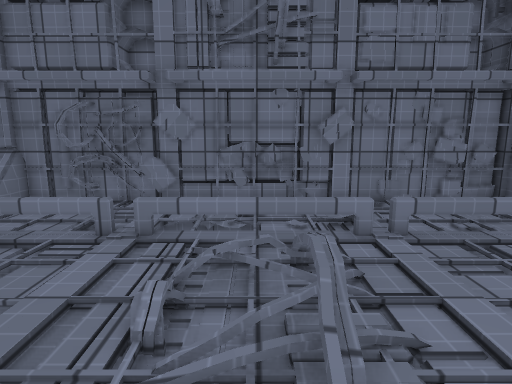
[1] (above)

12 first-person views from a walk through a scene from a Unity 3-D project. The camera is 1.3 m above the floor, tilts 10° down and sees 75° across. The floor is counted in squares, 0.5 m on a side. Each view is taken from the middle of a square. On the plan, view 1 faces up. The plan holds only what a view shows up to about 20 squares ahead; the rest is blank. The place goes on beyond the plan. Surface patterns are stand-ins for the level's own textures.

[2]
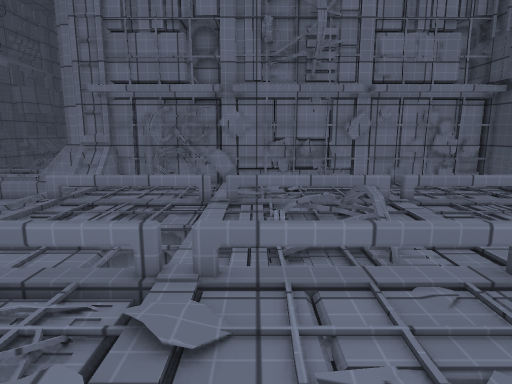

[3]
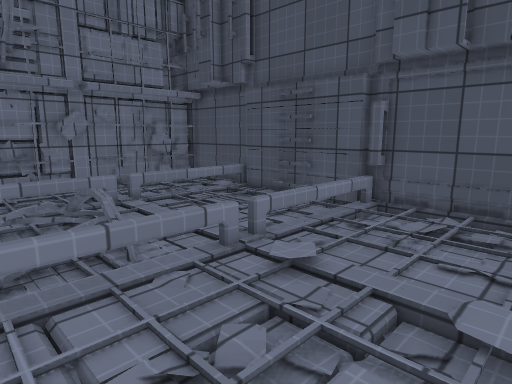

[4]
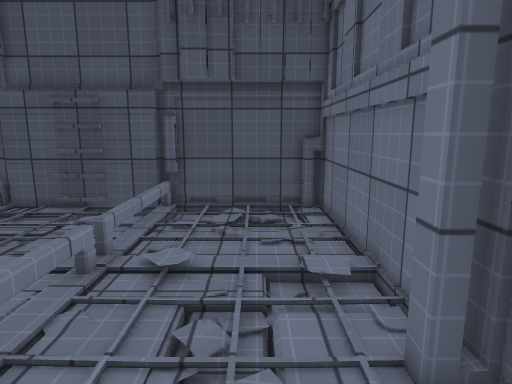

[5]
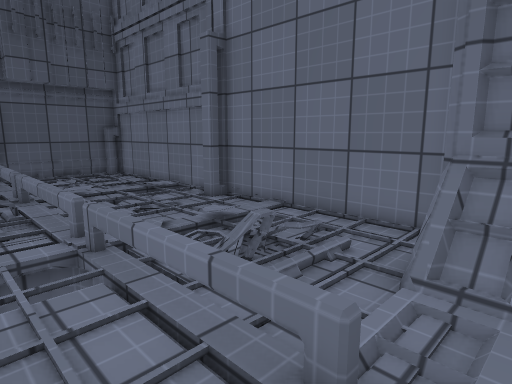

[6]
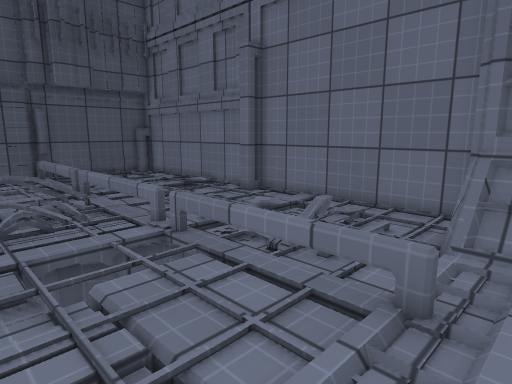

[7]
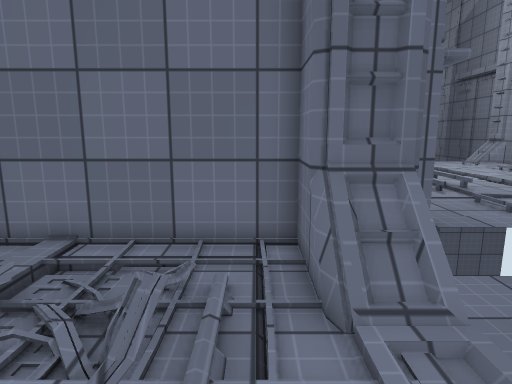

[8]
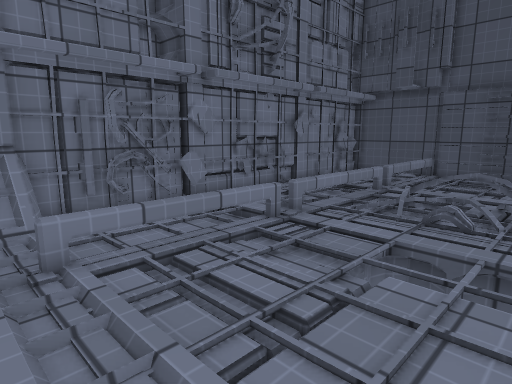

[9]
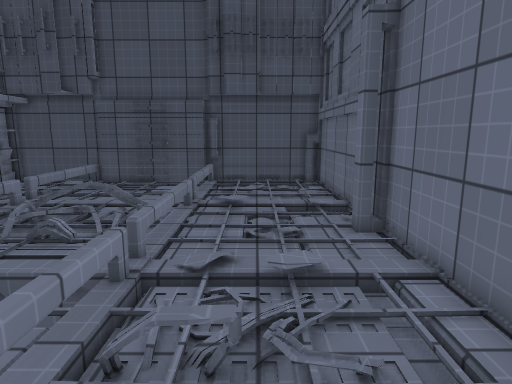

[10]
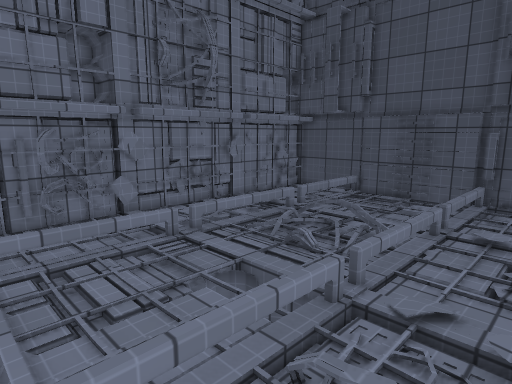

[11]
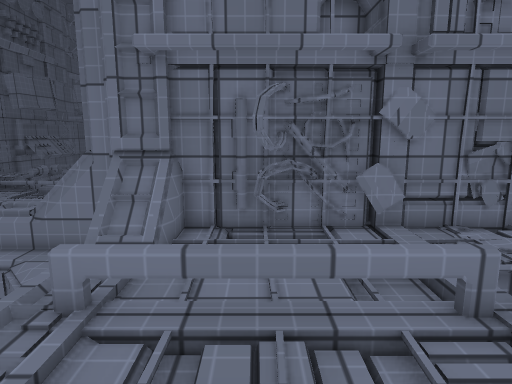

[12]
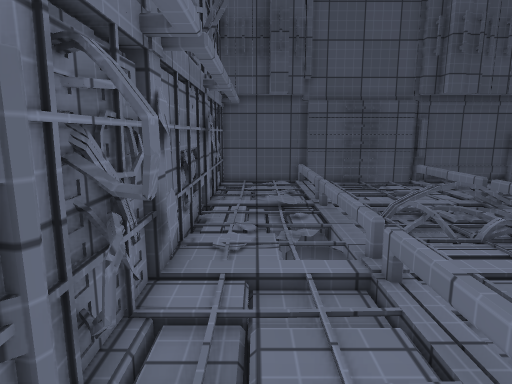

### Floor plan
Key: @ floor where view 1 was taken; # wall or solid block; . main floor; - floor 0.25 m lower than the main floor; _ floor 0.5 m lower than the main floor; < floor 1 m lower than the main floor; / step, stairs or slope; = window, fence, low wall or low ledge; v drop or lower ground; O other object.
Columns run from 14 left of view 1 to 10 right of it. Each row starts with its distance up from view 1.
 14 =###
 13  _ ######################
 12 vv  ##.##/....    ..---.#
 11    /././////.../////////#
 10    /.....//vv.v///....//#
  9    /./.../-vvvv.......//#
  8    ////////////////////##
  7    //././-..././/..//-/#
  6    /.//.. ...////..//-.#
  5    //....vv.././/..//-v#
  4    / ....vv..////.....v##
  3    /.....vv..//#/.....vv#
  2    ///<</vv////////<</v=#
  1    ///.////..........//-#
  0    /...=../...@......///#
 -1    =././///..//-//...///#
 -2  v_v//.O.///.//.//...-/-#
 -3  __###..-//.....-/.....-#
 -4  __  #...//..##.//... ###
 -5 ==#  #################

Where each view was taken, in squares from view 1:
view 1: 0 up, 0 right, facing up
view 2: 4 down, 2 left, facing up
view 3: 4 down, 2 left, facing up-right
view 4: 2 down, 4 left, facing right
view 5: 4 up, 11 left, facing down-right
view 6: 6 up, 11 left, facing down-right
view 7: 3 up, 8 left, facing down
view 8: 2 up, 11 left, facing up-right
view 9: 1 down, 10 left, facing right
view 10: 2 down, 10 left, facing up-right
view 11: 4 up, 7 left, facing up
view 12: 11 up, 10 left, facing right
